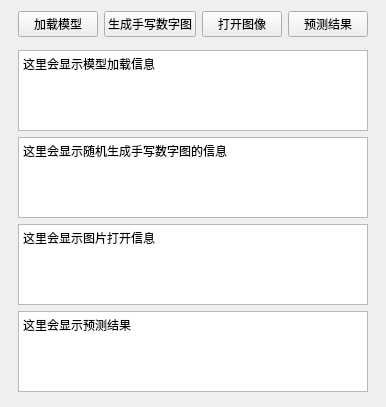
<?xml version="1.0" encoding="UTF-8"?>
<ui version="4.0">
 <class>My_ui</class>
 <widget class="QWidget" name="My_ui">
  <property name="geometry">
   <rect>
    <x>0</x>
    <y>0</y>
    <width>362</width>
    <height>407</height>
   </rect>
  </property>
  <property name="windowTitle">
   <string>MyFirstTask</string>
  </property>
  <layout class="QVBoxLayout" name="verticalLayout_2">
   <item>
    <layout class="QVBoxLayout" name="verticalLayout" stretch="0,0,0,0,0">
     <property name="leftMargin">
      <number>7</number>
     </property>
     <property name="topMargin">
      <number>0</number>
     </property>
     <property name="rightMargin">
      <number>7</number>
     </property>
     <property name="bottomMargin">
      <number>4</number>
     </property>
     <item>
      <layout class="QHBoxLayout" name="horizontalLayout">
       <property name="leftMargin">
        <number>0</number>
       </property>
       <property name="bottomMargin">
        <number>7</number>
       </property>
       <item>
        <widget class="QPushButton" name="Button_loadmodel">
         <property name="text">
          <string>加载模型</string>
         </property>
        </widget>
       </item>
       <item>
        <widget class="QPushButton" name="Button_randnum">
         <property name="text">
          <string>生成手写数字图</string>
         </property>
        </widget>
       </item>
       <item>
        <widget class="QPushButton" name="Button_openimg">
         <property name="text">
          <string>打开图像</string>
         </property>
        </widget>
       </item>
       <item>
        <widget class="QPushButton" name="Button_consequence">
         <property name="enabled">
          <bool>true</bool>
         </property>
         <property name="text">
          <string>预测结果</string>
         </property>
        </widget>
       </item>
      </layout>
     </item>
     <item>
      <widget class="QTextBrowser" name="View_model_log">
       <property name="html">
        <string>&lt;!DOCTYPE HTML PUBLIC &quot;-//W3C//DTD HTML 4.0//EN&quot; &quot;http://www.w3.org/TR/REC-html40/strict.dtd&quot;&gt;
&lt;html&gt;&lt;head&gt;&lt;meta name=&quot;qrichtext&quot; content=&quot;1&quot; /&gt;&lt;style type=&quot;text/css&quot;&gt;
p, li { white-space: pre-wrap; }
&lt;/style&gt;&lt;/head&gt;&lt;body style=&quot; font-family:'MS Shell Dlg 2'; font-size:8pt; font-weight:400; font-style:normal;&quot;&gt;
&lt;p style=&quot; margin-top:0px; margin-bottom:0px; margin-left:0px; margin-right:0px; -qt-block-indent:0; text-indent:0px;&quot;&gt;&lt;span style=&quot; font-family:'SimSun'; font-size:9pt;&quot;&gt;这里会显示模型加载信息&lt;/span&gt;&lt;/p&gt;&lt;/body&gt;&lt;/html&gt;</string>
       </property>
      </widget>
     </item>
     <item>
      <widget class="QTextBrowser" name="View_randnum_log">
       <property name="html">
        <string>&lt;!DOCTYPE HTML PUBLIC &quot;-//W3C//DTD HTML 4.0//EN&quot; &quot;http://www.w3.org/TR/REC-html40/strict.dtd&quot;&gt;
&lt;html&gt;&lt;head&gt;&lt;meta name=&quot;qrichtext&quot; content=&quot;1&quot; /&gt;&lt;style type=&quot;text/css&quot;&gt;
p, li { white-space: pre-wrap; }
&lt;/style&gt;&lt;/head&gt;&lt;body style=&quot; font-family:'MS Shell Dlg 2'; font-size:8pt; font-weight:400; font-style:normal;&quot;&gt;
&lt;p style=&quot; margin-top:0px; margin-bottom:0px; margin-left:0px; margin-right:0px; -qt-block-indent:0; text-indent:0px;&quot;&gt;&lt;span style=&quot; font-family:'SimSun'; font-size:9pt;&quot;&gt;这里会显示随机生成手写数字图的信息&lt;/span&gt;&lt;/p&gt;&lt;/body&gt;&lt;/html&gt;</string>
       </property>
      </widget>
     </item>
     <item>
      <widget class="QTextBrowser" name="View_img_log">
       <property name="sizePolicy">
        <sizepolicy hsizetype="Minimum" vsizetype="Preferred">
         <horstretch>0</horstretch>
         <verstretch>0</verstretch>
        </sizepolicy>
       </property>
       <property name="html">
        <string>&lt;!DOCTYPE HTML PUBLIC &quot;-//W3C//DTD HTML 4.0//EN&quot; &quot;http://www.w3.org/TR/REC-html40/strict.dtd&quot;&gt;
&lt;html&gt;&lt;head&gt;&lt;meta name=&quot;qrichtext&quot; content=&quot;1&quot; /&gt;&lt;style type=&quot;text/css&quot;&gt;
p, li { white-space: pre-wrap; }
&lt;/style&gt;&lt;/head&gt;&lt;body style=&quot; font-family:'MS Shell Dlg 2'; font-size:8pt; font-weight:400; font-style:normal;&quot;&gt;
&lt;p style=&quot; margin-top:0px; margin-bottom:0px; margin-left:0px; margin-right:0px; -qt-block-indent:0; text-indent:0px;&quot;&gt;&lt;span style=&quot; font-family:'SimSun'; font-size:9pt;&quot;&gt;这里会显示图片打开信息&lt;/span&gt;&lt;/p&gt;&lt;/body&gt;&lt;/html&gt;</string>
       </property>
      </widget>
     </item>
     <item>
      <widget class="QTextBrowser" name="View_predict_log">
       <property name="html">
        <string>&lt;!DOCTYPE HTML PUBLIC &quot;-//W3C//DTD HTML 4.0//EN&quot; &quot;http://www.w3.org/TR/REC-html40/strict.dtd&quot;&gt;
&lt;html&gt;&lt;head&gt;&lt;meta name=&quot;qrichtext&quot; content=&quot;1&quot; /&gt;&lt;style type=&quot;text/css&quot;&gt;
p, li { white-space: pre-wrap; }
&lt;/style&gt;&lt;/head&gt;&lt;body style=&quot; font-family:'MS Shell Dlg 2'; font-size:8pt; font-weight:400; font-style:normal;&quot;&gt;
&lt;p style=&quot; margin-top:0px; margin-bottom:0px; margin-left:0px; margin-right:0px; -qt-block-indent:0; text-indent:0px;&quot;&gt;&lt;span style=&quot; font-family:'SimSun'; font-size:9pt;&quot;&gt;这里会显示预测结果&lt;/span&gt;&lt;/p&gt;&lt;/body&gt;&lt;/html&gt;</string>
       </property>
      </widget>
     </item>
    </layout>
   </item>
  </layout>
 </widget>
 <resources/>
 <connections/>
</ui>
